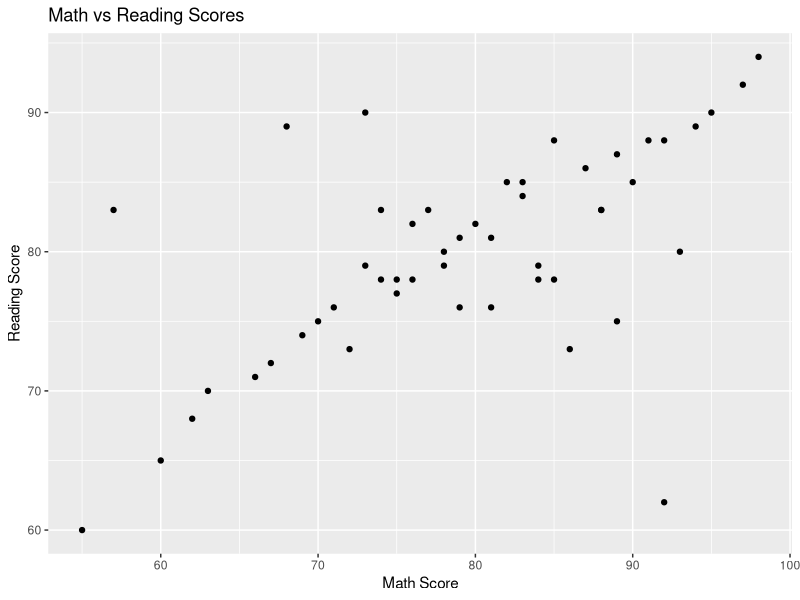
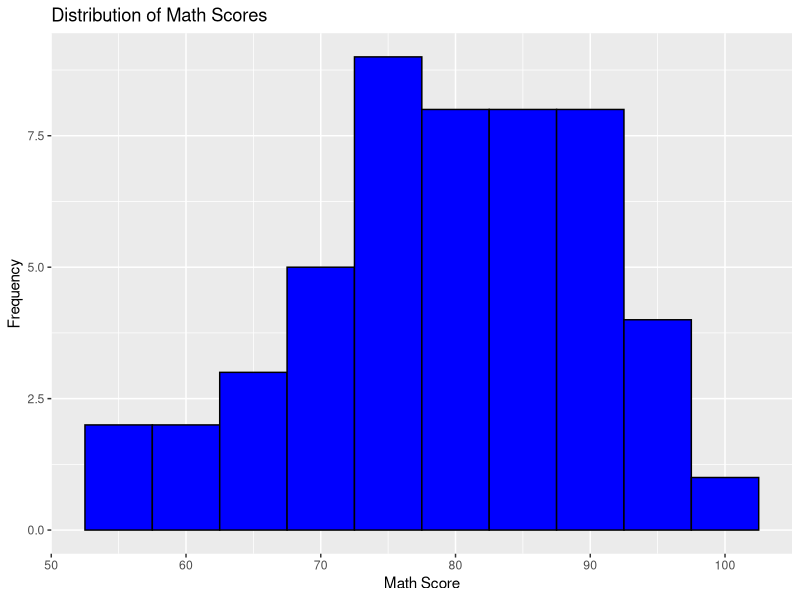

Write R code to recreate these figures, in order.
# Code By Aafaq Ahmad Mir
# Load required packages
library(ggplot2)

# Student data (directly defined)
student_id <- c(1:50)
math_score <- c(85, 76, 90, 67, 78, 92, 60, 81, 88, 73, 
                79, 95, 70, 84, 62, 88, 76, 83, 97, 55, 
                89, 72, 94, 66, 78, 80, 83, 71, 75, 87, 
                98, 63, 81, 69, 91, 74, 74, 82, 86, 68, 
                93, 79, 75, 77, 85, 89, 73, 92, 57, 84)

reading_score <- c(78, 82, 85, 72, 80, 88, 65, 76, 83, 79, 
                   81, 90, 75, 78, 68, 83, 78, 85, 92, 60, 
                   87, 73, 89, 71, 79, 82, 84, 76, 78, 86, 
                   94, 70, 81, 74, 88, 78, 83, 85, 73, 89, 
                   80, 76, 77, 83, 88, 75, 90, 62, 83, 79)

# Display summary statistics
math_mean <- mean(math_score)
reading_mean <- mean(reading_score)

cat("Math Score Mean:", math_mean, "\n")
cat("Reading Score Mean:", reading_mean, "\n")

# Scatter plot of scores
ggplot(data.frame(student_id, math_score, reading_score), aes(x = math_score, y = reading_score)) +
  geom_point() +
  labs(title = "Math vs Reading Scores",
       x = "Math Score",
       y = "Reading Score")

# Histogram of math scores
ggplot(data.frame(student_id, math_score), aes(x = math_score)) +
  geom_histogram(binwidth = 5, fill = "blue", color = "black") +
  labs(title = "Distribution of Math Scores",
       x = "Math Score",
       y = "Frequency")
